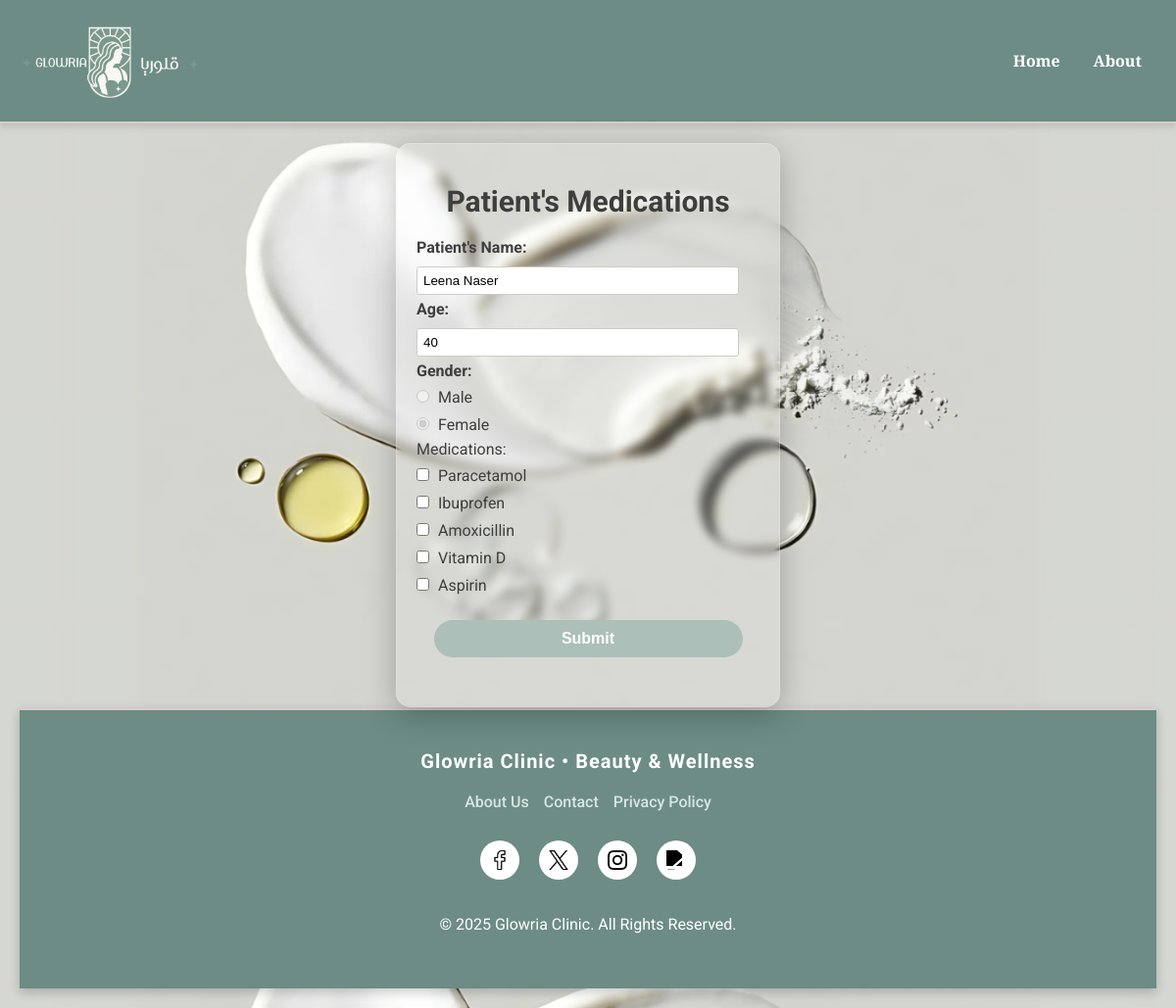
Page /Prescribe_Medication_Page.php?appointment_id=1 (signed in) on the committed database.
### tables this page shows
CREATE TABLE `patient` (
  `id` int(11) NOT NULL,
  `firstName` varchar(50) DEFAULT NULL,
  `lastName` varchar(50) DEFAULT NULL,
  `gender` enum('Male','Female') DEFAULT NULL,
  `DoB` date DEFAULT NULL,
  `emailAddress` varchar(100) DEFAULT NULL,
  `password` varchar(255) DEFAULT NULL
);

CREATE TABLE `medication` (
  `id` int(11) NOT NULL,
  `MedicationName` varchar(100) DEFAULT NULL
);

### Prescribe_Medication_Page.php (the view, shortened to what this page needs)
<?php
include 'DB_Connection.php';
$appointment_id = $_GET['appointment_id'];
$sql = "SELECT
            patient.firstName,
            patient.lastName,
            patient.DoB,
            patient.gender
        FROM appointment
        JOIN patient ON appointment.PatientID = patient.id
        WHERE appointment.id = ?";
$stmt = $conn->prepare($sql);
$stmt->bind_param("i", $appointment_id);
$stmt->execute();
$result = $stmt->get_result();
$patient = $result->fetch_assoc();
$birthYear = date("Y", strtotime($patient['DoB']));
$currentYear = date("Y");
$age = $currentYear - $birthYear;
$sql_meds = "SELECT id, medicationName FROM medication";
$result_meds = $conn->query($sql_meds);
?>
<!DOCTYPE html>
<html lang="en">
    <head>
        <link rel="stylesheet" href="Form_Style.css">
    </head>
    <body>
        <header class="main-header">
            <div class="logo">
                <img src="images/logo.png" alt="Glowria Logo">
            </div>
            <nav class="navigation">
                <a href="Home.html">Home</a>
                <a href="About.html">About</a>
            </nav>
        </header>
        <div id="prescribe-container">
            <div class="form-container">
                <h1>Patient's Medications</h1>
                <form method="POST" action="Submit_Prescription.php">
                    <label for="patient-name">Patient's Name:</label>
                    <input type="text" id="patient-name" name="patient-name" value="<?php echo $patient['firstName'] . ' ' . $patient['lastName']; ?>" readonly>
                    <label for="age">Age:</label>
                    <input type="number" id="age" name="age" value="<?php echo $age; ?>" readonly>
                    <label>Gender:</label>
                    <div class="gender-group">
                        <label><input type="radio" id="male" name="gender" value="male" <?php if ($patient['gender'] == 'Male') echo 'checked'; ?> disabled> Male</label>
                        <label><input type="radio" id="female" name="gender" value="female" <?php if ($patient['gender'] == 'Female') echo 'checked'; ?> disabled> Female</label>
                        <label>Medications:</label>
                        <div class="checkbox-group">
                            <?php while ($med = $result_meds->fetch_assoc()): ?>
                                <label>
                                    <input type="checkbox" name="medications[]" value="<?php echo $med['medicationName']; ?>">
                                    <?php echo $med['medicationName']; ?>
                                </label>
                            <?php endwhile; ?>
                        </div>
                        <button type="submit">Submit</button>
                </form>
            </div>
        </div>
        <footer class="footer">
            <div class="footer-content">
                <div class="footer-main">
                    <p>Glowria Clinic • Beauty & Wellness</p>
                </div>
                <div class="footer-links">
                    <a href="#">About Us</a>
                    <a href="#">Contact</a>
                    <a href="#">Privacy Policy</a>
                </div>
                <div class="social-icons">
                    <a href="https://www.facebook.com" target="_blank">
                        <img src="images/facebook-icon.png" alt="Facebook">
                    </a>
                    <a href="https://www.twitter.com" target="_blank">
                        <img src="images/twitter-icon.png" alt="Twitter">
                    </a>
                    <a href="https://www.instagram.com" target="_blank">
                        <img src="images/instagram-icon.png" alt="Instagram">
                    </a>
                    <a href="mailto:info@glowria.com">
                        <img src="images/email-icon.png" alt="Email">
                    </a>
                </div>
                <p>© 2025 Glowria Clinic. All Rights Reserved.</p>
            </div>
        </footer>
    </body>
</html>

### CSS/Form_Style.css (style rules this page uses)
body { font-family: 'Roboto', sans-serif; background-color: #f0f4f3; margin: 0; padding: 0; color: #3e3e3e; background-image: url("images/creams.png"); background-size: 1500px 800px; background-position: center top; }
.main-header { display: flex; justify-content: space-between; align-items: center; padding: 20px; background-color: #6c8c85; border-bottom: 2px solid #d7ccc8; box-shadow: 0px 4px 6px rgba(0, 0, 0, 0.1); }
.logo img { width: 190px; height: auto; }
.navigation a { text-decoration: none; color: #ffffff; margin: 0 15px; font-family: 'Playfair Display', serif; font-weight: 600; transition: color 0.3s ease; }
.footer { background-color: #6c8c85; color: #ffffff; padding: 40px 20px; text-align: center; border-top: 3px solid #d7ccc8; box-shadow: 0px 4px 10px rgba(0, 0, 0, 0.2); font-family: 'Roboto', sans-serif; }
.footer-content { max-width: 1200px; margin: 0 auto; display: flex; flex-direction: column; align-items: center; gap: 20px; }
.footer-main p { font-size: 20px; font-weight: bold; letter-spacing: 1px; margin: 0; }
.footer-links { display: flex; gap: 15px; font-size: 16px; }
.footer-links a { color: #d9e6e3; text-decoration: none; font-weight: 500; transition: color 0.3s ease; }
.social-icons { display: flex; justify-content: center; gap: 20px; margin-top: 10px; }
.social-icons a { display: inline-block; width: 40px; height: 40px; border-radius: 50%; background-color: #ffffff; color: #6c8c85; display: flex; align-items: center; justify-content: center; transition: transform 0.3s ease, background-color 0.3s ease; }
.social-icons img { width: 20px; height: 20px; filter: invert(100%) sepia(0%) saturate(0%) hue-rotate(180deg) brightness(0%) contrast(100%); }
button { border-radius: 25px; padding: 10px 20px; background-color: #acbfb9; color: #ffffff; font-size: 16px; font-weight: bold; cursor: pointer; transition: background-color 0.3s ease, box-shadow 0.3s ease; }
.form-container { margin-left: auto; }
button { border-radius: 25px; padding: 10px 10px; border: none; background-color: #acbfb9; color: #FFFFFF; font-size: 16px; font-weight: bold; cursor: pointer; transition: background-color 0.3s ease; }
#prescribe-container { margin: 20px; }
#prescribe-container .form-container { width: 100%; max-width: 350px; margin: 0 auto; text-align: left; border-radius: 15px; background: rgba(255, 255, 255, 0.1); backdrop-filter: blur(5px); box-shadow: 0 8px 32px rgba(0, 0, 0, 0.25); padding: 20px; border: 1px solid rgba(255, 255, 255, 0.2); color: #000; }
#prescribe-container h1 { font-size: 30px; font-weight: bold; text-align: center; color: #3e3e3e; margin-bottom: 20px; }
#prescribe-container label { font-size: 16px; font-weight: bold; margin-bottom: 5px; display: block; color: #3e3e3e; }
#prescribe-container input, #prescribe-container select, #prescribe-container button { width: 90%; padding: 6px; margin: 5px 0; border: 1px solid #ccc; border-radius: 3px; }
#prescribe-container .checkbox-group { display: flex; flex-direction: column; }
#prescribe-container .gender-group { display: flex; flex-direction: column; margin-bottom: 10px; }
#prescribe-container .gender-group label { font-weight: normal; }
#prescribe-container input[type="checkbox"], #prescribe-container input[type="radio"] { width: auto; margin-right: 5px; }
#prescribe-container button { border-radius: 25px; padding: 10px 20px; border: none; background-color: #acbfb9; color: #ffffff; font-size: 16px; font-weight: bold; cursor: pointer; transition: background-color 0.3s ease; display: block; margin: 20px auto; margin-top: 20px; }
.checkbox-group input[type="checkbox"] { accent-color: #8dc6b5; background-color: white; }
.gender-group input[type="radio"] { accent-color: #8dc6b5; background-color: white; }

### rows in the picture
patient: patient-name "Leena Naser", age "40", gender "☐ Male", gender "☑ Female"
medication: MedicationName "Paracetamol"
medication: MedicationName "Ibuprofen"
medication: MedicationName "Amoxicillin"
medication: MedicationName "Vitamin D"
medication: MedicationName "Aspirin"
